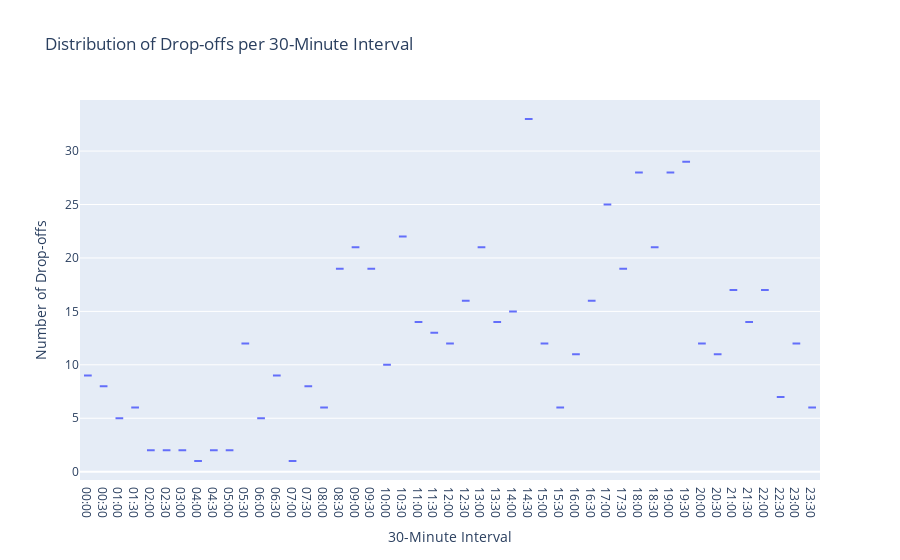

The code cell stored with this chart in its notebook:
### Code cell
# Convert cudf DataFrame to pandas DataFrame
final_pandas = result.to_pandas()

# Create a new column for the 30-minute intervals manually using pandas
final_pandas['30min_interval'] = final_pandas['tpep_dropoff_datetime'].dt.floor('30T')

# Extract the hour and minute to create a categorical interval
final_pandas['hour_minute'] = final_pandas['30min_interval'].dt.strftime('%H:%M')

# Convert the pandas DataFrame back to cudf DataFrame
final = cudf.DataFrame.from_pandas(final_pandas)

# Group by the 30-minute intervals and count the number of drop-offs
grouped = final.groupby('hour_minute').size().reset_index(name='number_of_dropoffs')

# Convert cuDF DataFrame to pandas DataFrame for use with Plotly
grouped_pandas = grouped.to_pandas()
print(grouped_pandas)
# Create a violin plot using Plotly
fig = px.violin(grouped_pandas, y='number_of_dropoffs', x='hour_minute',
                labels={'hour_minute': '30-Minute Interval', 'number_of_dropoffs': 'Number of Drop-offs'},
                title='Distribution of Drop-offs per 30-Minute Interval')

# Display the plot
fig.show()

### Figure 1 — Plotly figure (JSON) as saved in the notebook; plotly's stock layout.template omitted (floating-point values rounded to 4 significant figures)
{"data": [{"alignmentgroup": "True", "box": {"visible": false}, "hovertemplate": "30-Minute Interval=%{x}<br>Number of Drop-offs=%{y}<extra></extra>", "legendgroup": "", "marker": {"color": "#636efa"}, "name": "", "offsetgroup": "", "orientation": "v", "scalegroup": "True", "showlegend": false, "type": "violin", "x": ["00:00", "00:30", "01:00", "01:30", "02:00", "02:30", "03:00", "04:00", "04:30", "05:00", "05:30", "06:00", "06:30", "07:00", "07:30", "08:00", "08:30", "09:00", "09:30", "10:00", "10:30", "11:00", "11:30", "12:00", "12:30", "13:00", "13:30", "14:00", "14:30", "15:00", "15:30", "16:00", "16:30", "17:00", "17:30", "18:00", "18:30", "19:00", "19:30", "20:00", "20:30", "21:00", "21:30", "22:00", "22:30", "23:00", "23:30"], "x0": " ", "xaxis": "x", "y": [9, 8, 5, 6, 2, 2, 2, 1, 2, 2, 12, 5, 9, 1, 8, 6, 19, 21, 19, 10, 22, 14, 13, 12, 16, 21, 14, 15, 33, 12, 6, 11, 16, 25, 19, 28, 21, 28, 29, 12, 11, 17, 14, 17, 7, 12, 6], "y0": " ", "yaxis": "y"}], "layout": {"legend": {"tracegroupgap": 0}, "title": {"text": "Distribution of Drop-offs per 30-Minute Interval"}, "violinmode": "group", "xaxis": {"anchor": "y", "domain": [0, 1], "title": {"text": "30-Minute Interval"}}, "yaxis": {"anchor": "x", "domain": [0, 1], "title": {"text": "Number of Drop-offs"}}}}
